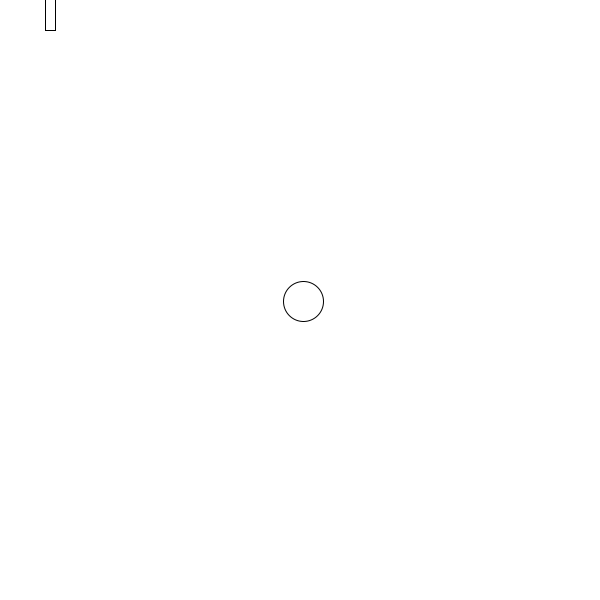
Frame 1 (no input)
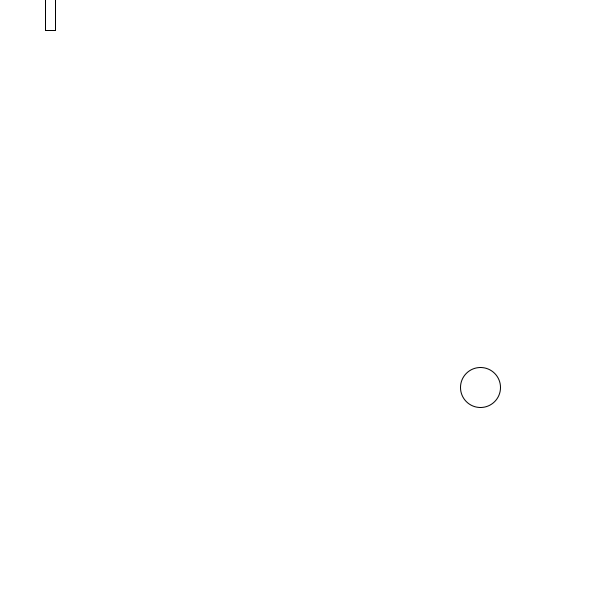
Frame 60 (the mouse pressed at the canvas centre just before this capture)
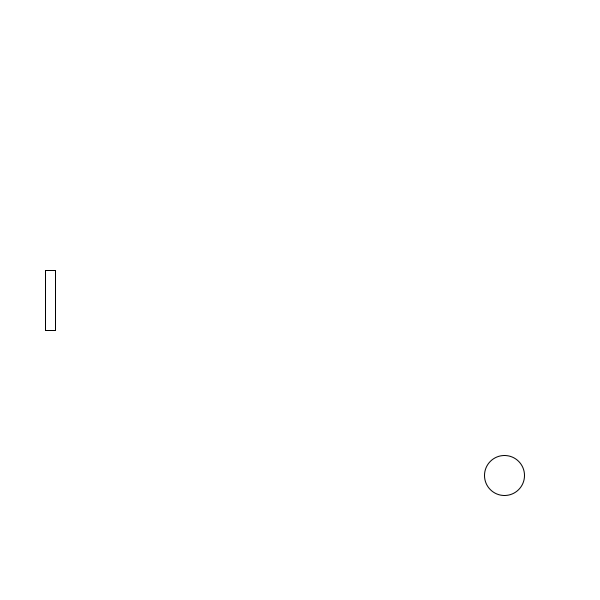
Frame 120 (the mouse held since frame 60 and released just before this capture)

The Processing sketch that drew these frames (run headless with seeded random() and noise(); from frame 60 on, the mouse is pressed at the canvas centre):

// Processing sketch: C1W7_BallClass_PaddleClass
// ── C1W7_BallClass_PaddleClass.pde
Ball b;
Paddle p;

void setup() {
  rectMode(CENTER);
  size(600, 600);
  b = new Ball(width/2, height/2); //constructor returns the instance
  p = new Paddle(50, mouseY, 10, 60);
}

void draw() {
  background(255);

  b.update();
  b.display();
  b.checkPaddle(p);
  p.drawPaddle();
}

class Paddle {
  float x, y, w, h;

  Paddle(float _x, float _y, float _w, float _h) {

    x = _x;
    y = _y;
    w = _w; 
    h = _h;
  }

  void drawPaddle() {
    rect(x, mouseY, w, h);
  }
}

class Ball {
  float x;
  float y;
  float dx; 
  float dy;
  float r;

  Ball(float _x, float _y) {
    x = _x;
    y = _y;
    dx = 3;
    dy = random(-5, 5);
    r = 40;
  }

  void update() {
    if (x > width - r/2 || x < r/2) {
      dx *= -1;
    }
    if (y > height - r/2 || y < r/2) {
      dy *= -1;
    }

    x += dx;
    y += dy;
  }

  void checkPaddle(Paddle p) {
    if (y <= mouseY + p.h/2 && y >= mouseY - p.h/2 && x >= p.h && x <= r*2) {
      dx *= -1;
    }
  }

  void display() {
    {
      ellipse(x, y, r, r);
    }
  }
}
